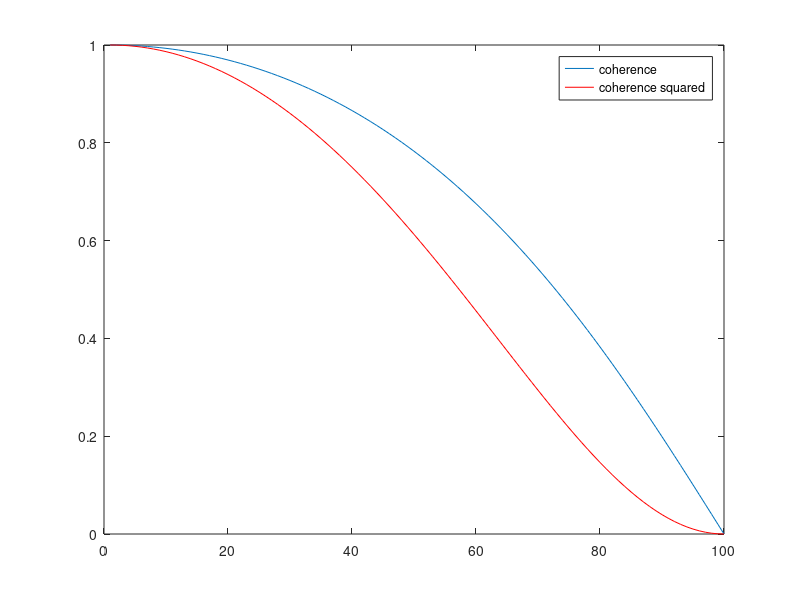

The MATLAB script that drew this image:
for spread = 0:99
    theta = spread * pi/100;
    angles = linspace(0,theta,100);
    vectors = [cos(angles)
               sin(angles)];
           
        % construct orientation tensor
    orientation_tensor = zeros(2,2);
    for i = 1:length(angles)
        orientation_tensor = orientation_tensor + vectors(:,i) * vectors(:,i)';
    end
    
    % calculate biggest eigenvector
    [vectors,values] = eig(orientation_tensor);
    values = diag(values);
    [bigger_value,bigger_index] = max(values);
    principal_vector = vectors(:,bigger_index);
    
    % calculate coherence
    smaller_value = values(3-bigger_index);
    coherence(spread + 1) = 1 - smaller_value / bigger_value;
end

plot(coherence)
hold on
plot(coherence.^2, 'r')
legend('coherence', 'coherence squared')